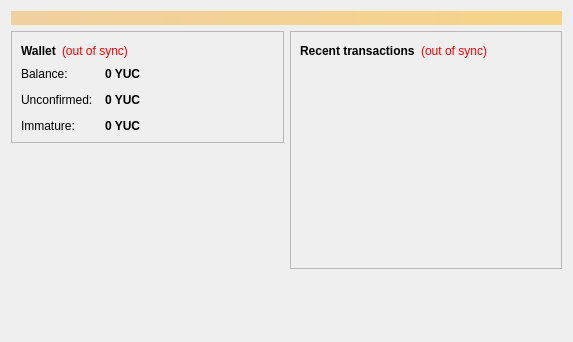
<?xml version="1.0" encoding="UTF-8"?>
<ui version="4.0">
 <class>OverviewPage</class>
 <widget class="QWidget" name="OverviewPage">
  <property name="geometry">
   <rect>
    <x>0</x>
    <y>0</y>
    <width>573</width>
    <height>342</height>
   </rect>
  </property>
  <property name="windowTitle">
   <string>Form</string>
  </property>
  <layout class="QVBoxLayout" name="topLayout">
   <item>
    <widget class="QLabel" name="labelAlerts">
     <property name="visible">
      <bool>false</bool>
     </property>
     <property name="styleSheet">
      <string notr="true">background-color: qlineargradient(x1: 0, y1: 0, x2: 1, y2: 0, stop:0 #F0D0A0, stop:1 #F8D488); color:#000000;</string>
     </property>
     <property name="wordWrap">
      <bool>true</bool>
     </property>
     <property name="margin">
      <number>3</number>
     </property>
    </widget>
   </item>
   <item>
    <layout class="QHBoxLayout" name="horizontalLayout" stretch="1,1">
     <item>
      <layout class="QVBoxLayout" name="verticalLayout_2">
       <item>
        <widget class="QFrame" name="frame">
         <property name="frameShape">
          <enum>QFrame::StyledPanel</enum>
         </property>
         <property name="frameShadow">
          <enum>QFrame::Raised</enum>
         </property>
         <layout class="QVBoxLayout" name="verticalLayout_4">
          <item>
           <layout class="QHBoxLayout" name="horizontalLayout_4">
            <item>
             <widget class="QLabel" name="label_5">
              <property name="font">
               <font>
                <weight>75</weight>
                <bold>true</bold>
               </font>
              </property>
              <property name="text">
               <string>Wallet</string>
              </property>
             </widget>
            </item>
            <item>
             <widget class="QLabel" name="labelWalletStatus">
              <property name="toolTip">
               <string>The displayed information may be out of date. Your wallet automatically synchronizes with the Youcoin network after a connection is established, but this process has not completed yet.</string>
              </property>
              <property name="styleSheet">
               <string notr="true">QLabel { color: red; }</string>
              </property>
              <property name="text">
               <string notr="true">(out of sync)</string>
              </property>
              <property name="alignment">
               <set>Qt::AlignLeading|Qt::AlignLeft|Qt::AlignVCenter</set>
              </property>
             </widget>
            </item>
            <item>
             <spacer name="horizontalSpacer_2">
              <property name="orientation">
               <enum>Qt::Horizontal</enum>
              </property>
              <property name="sizeHint" stdset="0">
               <size>
                <width>40</width>
                <height>20</height>
               </size>
              </property>
             </spacer>
            </item>
           </layout>
          </item>
          <item>
           <layout class="QFormLayout" name="formLayout_2">
            <property name="fieldGrowthPolicy">
             <enum>QFormLayout::AllNonFixedFieldsGrow</enum>
            </property>
            <property name="horizontalSpacing">
             <number>12</number>
            </property>
            <property name="verticalSpacing">
             <number>12</number>
            </property>
            <item row="0" column="0">
             <widget class="QLabel" name="label">
              <property name="text">
               <string>Balance:</string>
              </property>
             </widget>
            </item>
            <item row="0" column="1">
             <widget class="QLabel" name="labelBalance">
              <property name="font">
               <font>
                <weight>75</weight>
                <bold>true</bold>
               </font>
              </property>
              <property name="cursor">
               <cursorShape>IBeamCursor</cursorShape>
              </property>
              <property name="toolTip">
               <string>Your current balance</string>
              </property>
              <property name="text">
               <string notr="true">0 YUC</string>
              </property>
              <property name="textInteractionFlags">
               <set>Qt::LinksAccessibleByMouse|Qt::TextSelectableByKeyboard|Qt::TextSelectableByMouse</set>
              </property>
             </widget>
            </item>
            <item row="1" column="0">
             <widget class="QLabel" name="label_3">
              <property name="text">
               <string>Unconfirmed:</string>
              </property>
             </widget>
            </item>
            <item row="1" column="1">
             <widget class="QLabel" name="labelUnconfirmed">
              <property name="font">
               <font>
                <weight>75</weight>
                <bold>true</bold>
               </font>
              </property>
              <property name="cursor">
               <cursorShape>IBeamCursor</cursorShape>
              </property>
              <property name="toolTip">
               <string>Total of transactions that have yet to be confirmed, and do not yet count toward the current balance</string>
              </property>
              <property name="text">
               <string notr="true">0 YUC</string>
              </property>
              <property name="textInteractionFlags">
               <set>Qt::LinksAccessibleByMouse|Qt::TextSelectableByKeyboard|Qt::TextSelectableByMouse</set>
              </property>
             </widget>
            </item>
            <item row="2" column="0">
             <widget class="QLabel" name="labelImmatureText">
              <property name="text">
               <string>Immature:</string>
              </property>
             </widget>
            </item>
            <item row="2" column="1">
             <widget class="QLabel" name="labelImmature">
              <property name="font">
               <font>
                <weight>75</weight>
                <bold>true</bold>
               </font>
              </property>
              <property name="toolTip">
               <string>Mined balance that has not yet matured</string>
              </property>
              <property name="text">
               <string notr="true">0 YUC</string>
              </property>
              <property name="textInteractionFlags">
               <set>Qt::LinksAccessibleByMouse|Qt::TextSelectableByKeyboard|Qt::TextSelectableByMouse</set>
              </property>
             </widget>
            </item>
           </layout>
          </item>
         </layout>
        </widget>
       </item>
       <item>
        <spacer name="verticalSpacer">
         <property name="orientation">
          <enum>Qt::Vertical</enum>
         </property>
         <property name="sizeHint" stdset="0">
          <size>
           <width>20</width>
           <height>40</height>
          </size>
         </property>
        </spacer>
       </item>
      </layout>
     </item>
     <item>
      <layout class="QVBoxLayout" name="verticalLayout_3">
       <item>
        <widget class="QFrame" name="frame_2">
         <property name="frameShape">
          <enum>QFrame::StyledPanel</enum>
         </property>
         <property name="frameShadow">
          <enum>QFrame::Raised</enum>
         </property>
         <layout class="QVBoxLayout" name="verticalLayout">
          <item>
           <layout class="QHBoxLayout" name="horizontalLayout_2">
            <item>
             <widget class="QLabel" name="label_4">
              <property name="text">
               <string>&lt;b&gt;Recent transactions&lt;/b&gt;</string>
              </property>
             </widget>
            </item>
            <item>
             <widget class="QLabel" name="labelTransactionsStatus">
              <property name="toolTip">
               <string>The displayed information may be out of date. Your wallet automatically synchronizes with the Youcoin network after a connection is established, but this process has not completed yet.</string>
              </property>
              <property name="styleSheet">
               <string notr="true">QLabel { color: red; }</string>
              </property>
              <property name="text">
               <string notr="true">(out of sync)</string>
              </property>
              <property name="alignment">
               <set>Qt::AlignRight|Qt::AlignTrailing|Qt::AlignVCenter</set>
              </property>
             </widget>
            </item>
            <item>
             <spacer name="horizontalSpacer">
              <property name="orientation">
               <enum>Qt::Horizontal</enum>
              </property>
              <property name="sizeHint" stdset="0">
               <size>
                <width>40</width>
                <height>20</height>
               </size>
              </property>
             </spacer>
            </item>
           </layout>
          </item>
          <item>
           <widget class="QListView" name="listTransactions">
            <property name="styleSheet">
             <string notr="true">QListView { background: transparent; }</string>
            </property>
            <property name="frameShape">
             <enum>QFrame::NoFrame</enum>
            </property>
            <property name="verticalScrollBarPolicy">
             <enum>Qt::ScrollBarAlwaysOff</enum>
            </property>
            <property name="horizontalScrollBarPolicy">
             <enum>Qt::ScrollBarAlwaysOff</enum>
            </property>
            <property name="selectionMode">
             <enum>QAbstractItemView::NoSelection</enum>
            </property>
           </widget>
          </item>
         </layout>
        </widget>
       </item>
       <item>
        <spacer name="verticalSpacer_2">
         <property name="orientation">
          <enum>Qt::Vertical</enum>
         </property>
         <property name="sizeHint" stdset="0">
          <size>
           <width>20</width>
           <height>40</height>
          </size>
         </property>
        </spacer>
       </item>
      </layout>
     </item>
    </layout>
   </item>
  </layout>
 </widget>
 <resources/>
 <connections/>
</ui>
